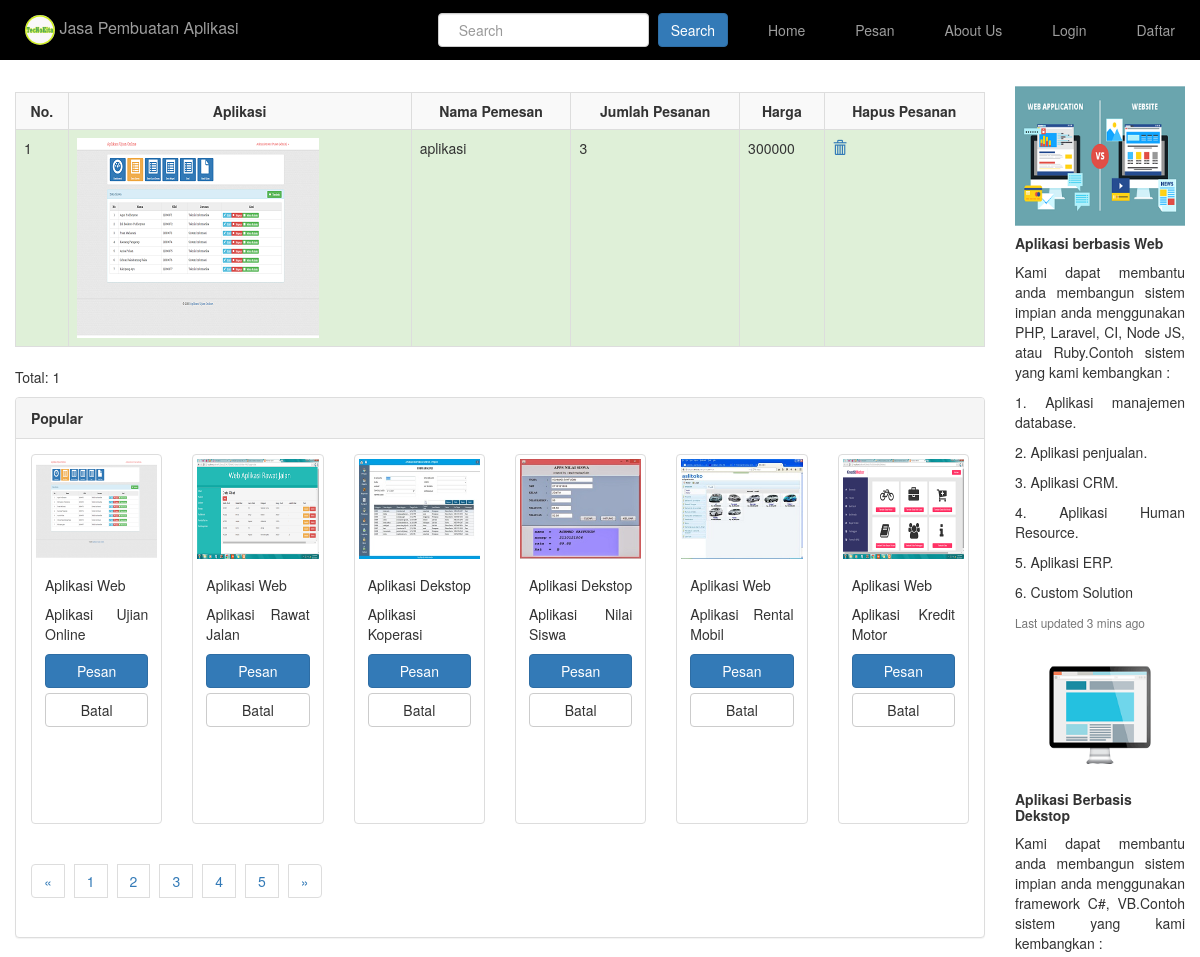
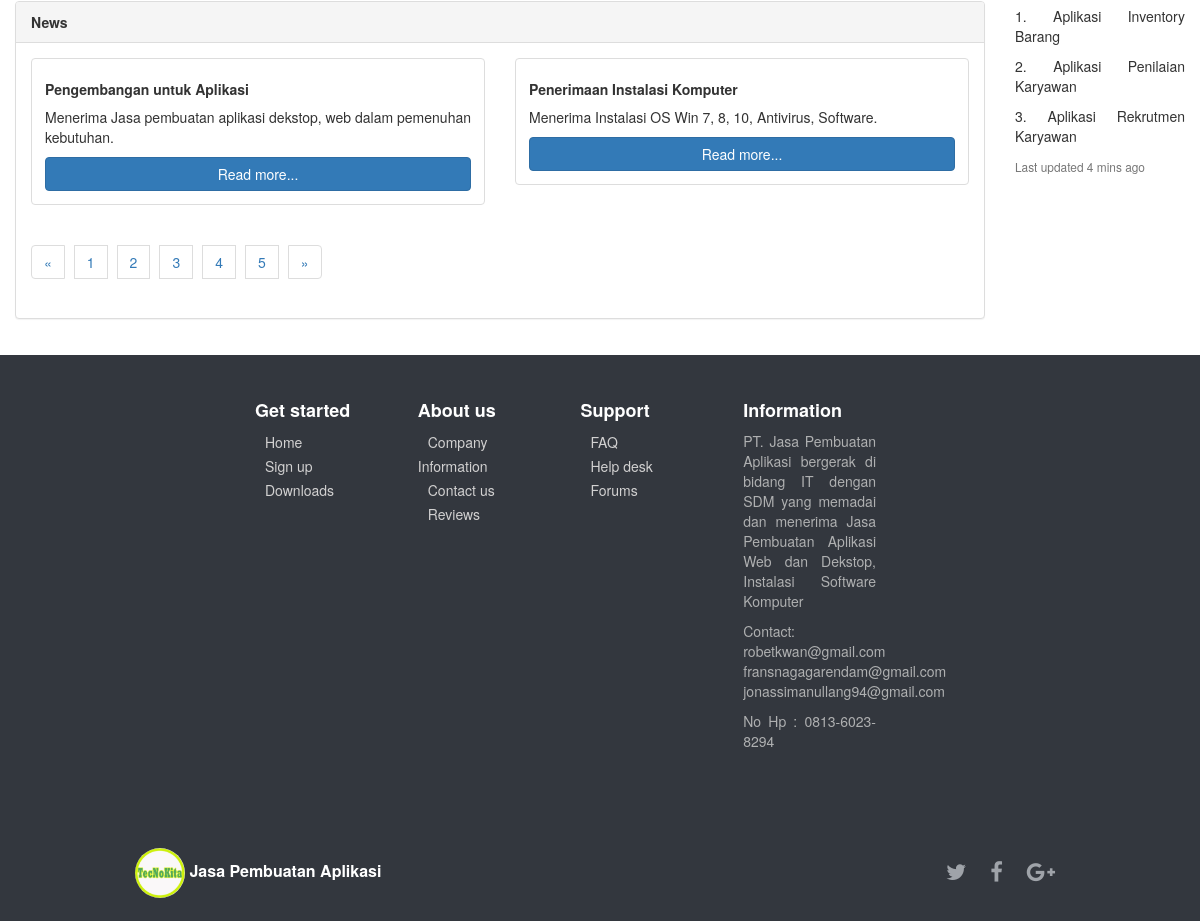
Screenshot of /daftarpesan.php with the database file from the repository (2 pictures, top to bottom).
### tables this page shows
CREATE TABLE `pesan` (
  `id` int(11) NOT NULL,
  `img` varchar(255) NOT NULL,
  `nama` varchar(255) NOT NULL,
  `jlhpesanan` varchar(255) NOT NULL,
  `harga` varchar(255) NOT NULL
);

CREATE TABLE `list` (
  `id` int(11) NOT NULL,
  `img` varchar(35) NOT NULL,
  `nama` varchar(35) NOT NULL,
  `isi` varchar(3000) NOT NULL
);

### daftarpesan.php (the view, shortened to what this page needs)
<!DOCTYPE html>
<html>
<head>
    <link rel="stylesheet" type="text/css" href="css/bootstrap.css">
    <link rel="stylesheet" href="http://cdnjs.cloudflare.com/ajax/libs/font-awesome/4.6.3/css/font-awesome.min.css">
    <link rel="stylesheet" href="http://maxcdn.bootstrapcdn.com/bootstrap/3.3.7/css/bootstrap.min.css">
    <link rel="stylesheet" href="assets/css/Footer-with-logo.css">
    <link href="vendor/bootstrap/css/bootstrap.min.css" rel="stylesheet">
    <link href="css/full-slider.css" rel="stylesheet">
</head>
<body>
<link rel="stylesheet" href="https://cdnjs.cloudflare.com/ajax/libs/twitter-bootstrap/3.3.7/css/bootstrap.min.css">
<nav class="navbar navbar-inverse navbar-static-top" role="navigation">
    <div class="collapse navbar-collapse" id="bs-example-navbar-collapse-1" style="background-color: black">
        <ul class="nav navbar-nav navbar-left">
            <li><a href="#" style="font-size: 16px"><img src="images/logo.jpg" style="width: 30px;height: 30px;border-radius: 20px;" alt="">  Jasa Pembuatan Aplikasi</a>
        </li>
    </ul>
      <ul class="nav navbar-nav navbar-right" style="margin-top: 5px; margin-right: 0px;">
       <form class="navbar-form navbar-left" action="cari.php" method="get">
        <div class="form-group">
                  <input type="text" name="nama" class="form-control" placeholder="Search">
                  <button class="btn btn-primary" style="margin-left: 5px;">Search</button>
             </div>
        </form>
        <li><a href="index.php">Home</a></li>
        <li><a href="daftarpesan.php">Pesan</a></li>
        <li><a href="about.php">About Us</a></li>
        <li><a href="#" onclick="document.getElementById('id01').style.display='block'" style="width:auto;">Login</a></li>
        <li><a href="#" onclick="document.getElementById('id02').style.display='block'" style="width:auto;">Daftar</a></li>
      </ul>
    </div>
</nav>
  <link rel="stylesheet" href="https://maxcdn.bootstrapcdn.com/bootstrap/3.3.7/css/bootstrap.min.css">
<div class="container" style="width: 100%">
<div class="row">
    <div class="col-sm-10">
  <link rel="stylesheet" href="https://maxcdn.bootstrapcdn.com/bootstrap/3.3.7/css/bootstrap.min.css">
 <table class="table table-bordered table-striped table-hover">
        <div class="row">
        <tr>
            <div class="col-sm-6">
              <th style="text-align: center;">No.</th>
            </div>
            <div class="col-sm-6">
              <th style="text-align: center;">Aplikasi</th>
            </div>
            <div class="col-sm-6">
              <th style="text-align: center;">Nama Pemesan</th>
            </div>
            <div class="col-sm-6">
              <th style="text-align: center;">Jumlah Pesanan</th>
            </div>
            <div class="col-sm-6">
              <th style="text-align: center;">Harga</th>
            </div>
            <div class="col-sm-6">
              <th style="text-align: center;">Hapus Pesanan</th>
            </div>
        </tr>
        <?php
        include 'db.php';
        $sql = "SELECT * FROM pesan";
        $query = mysqli_query($con, $sql);
        while($siswa = mysqli_fetch_array($query)){
        ?>
        <tr class="success">
          <div class="col-sm-6">
            <td><?php echo $siswa['id'];?></td>
          </div>
          <div class="col-sm-6">
            <td><img src="images/<?php echo $siswa['img'];?>"></td>
          </div>
          <div class="col-sm-6">
            <td><?php echo $siswa['nama'];?></td>
          </div>
          <div class="col-sm-6">
            <td><?php echo $siswa['jlhpesanan'];?></td>
          </div>
          <div class="col-sm-6">
            <td><?php echo $siswa['harga'];?></td>
          </div>
          <div class="col-sm-6">
            <td><?php echo "<a href='hapus.php?id=".$siswa['id']."'><span class='glyphicon glyphicon-trash'></span></a>";?></span></td>
          </div>
          <?php  }?>
        </tr>
      </div>
    </div>
    <p>Total: <?php echo mysqli_num_rows($query) ?></p>
<div class="panel panel-default">
      <div class="panel-heading"><b>Popular</b></div>
      <div class="panel-body">
<div class="row">
     <?php
     include 'db.php';
      $data = mysqli_query($con,"select * from list");
      while($d = mysqli_fetch_array($data)){
      ?>
       <div class="col-sm-4 col-md-2">
        <div class="thumbnail" style="height: 370px;">
          <img src="images/<?php echo $d['img'];?>" alt="">
          <div class="caption">
            <h5><?php echo $d['nama']; ?></h5>
            <p><?php echo $d['isi']; ?></p>
            <p><a href="#" onclick="document.getElementById('id04').style.display='block'" style="width:auto;" class="btn btn-large btn-block btn-primary" role="button">Pesan</a> <a href="#" class="btn btn-large btn-block btn-default" role="button" style="float: right;">Batal</a></p>
          </div>
        </div>
      </div>
      <?php } ?>
</div>
<nav aria-label="Page navigation">
  <ul class="pagination">
    <li>
      <a href="#" aria-label="Previous">
        <span aria-hidden="true">&laquo;</span>
      </a>
    </li>
    <li><a href="#">1</a></li>
    <li><a href="#">2</a></li>
    <li><a href="#">3</a></li>
    <li><a href="#">4</a></li>
    <li><a href="#">5</a></li>
    <li>
      <a href="#" aria-label="Next">
        <span aria-hidden="true">&raquo;</span>
      </a>
    </li>
  </ul>
</nav>
</div>
</div>
<div class="panel panel-default">
      <div class="panel-heading"><b>News</b></div>
      <div class="panel-body">
<div class="row">
 <div class="col-sm-6">
    <div class="thumbnail">
    <div class="card-body">
      <div class="caption">
        <h5 class="card-title"><b>Pengembangan untuk Aplikasi</b></h5>
        <p class="card-text">Menerima Jasa pembuatan aplikasi dekstop, web dalam pemenuhan kebutuhan.</p>
        <a href="aplikasi.php" class="btn btn-large btn-block btn-primary">Read more...</a>
      </div>
    </div>
  </div>
</div>
  <div class="col-sm-6">
    <div class="thumbnail">
      <div class="card-body">
        <div class="caption">
        <h5 class="card-title"><b>Penerimaan Instalasi Komputer</b></h5>
        <p class="card-text">Menerima Instalasi OS Win 7, 8, 10, Antivirus, Software.</p>
        <a href="instal.php" class="btn btn-large btn-block btn-primary">Read more...</a>
        </div>
      </div>
    </div>
  </div>
</div>
<nav aria-label="Page navigation">
  <ul class="pagination">
    <li>
      <a href="#" aria-label="Previous">
        <span aria-hidden="true">&laquo;</span>
      </a>
    </li>
    <li><a href="#">1</a></li>
    <li><a href="#">2</a></li>
    <li><a href="#">3</a></li>
    <li><a href="#">4</a></li>
    <li><a href="#">5</a></li>
    <li>
      <a href="#" aria-label="Next">
        <span aria-hidden="true">&raquo;</span>
      </a>
    </li>
  </ul>
</nav>
</div>
</div>
</div>
 <div class="col-sm-2">
 <div class="card mb-3">
  <img class="card-img-top" src="img/web.png" alt="Card image cap" style="width: 100%;">
  <div class="card-body">
    <h5 class="card-title"><b>Aplikasi berbasis Web</b></h5>
    <p class="card-text">Kami dapat membantu anda membangun sistem impian anda menggunakan PHP, Laravel, CI, Node JS, atau Ruby.Contoh sistem yang kami kembangkan :</p>
    <p>1. Aplikasi manajemen database.</p>
    <p>2. Aplikasi penjualan.</p>
    <p>3. Aplikasi CRM.</p>
    <p>4. Aplikasi Human Resource.</p>
    <p>5. Aplikasi ERP.</p>
    <p>6. Custom Solution</p>
    <p class="card-text"><small class="text-muted">Last updated 3 mins ago</small></p>
  </div>
</div>
<div class="card mb-3">
  <img class="card-img-top" src="img/dektop.png" alt="Card image cap" style="width: 100%;">
  <div class="card-body">
    <h5 class="card-title"><b>Aplikasi Berbasis Dekstop</b></h5>
    <p class="card-text">Kami dapat membantu anda membangun sistem impian anda menggunakan framework C#, VB.Contoh sistem yang kami kembangkan :</p>
    <p>1. Aplikasi Inventory Barang</p>
    <p>2. Aplikasi Penilaian Karyawan</p>
    <p>3. Aplikasi Rekrutmen Karyawan</p>
    <p class="card-text"><small class="text-muted">Last updated 4 mins ago</small></p>
  </div>
</div>
</div>
</div>
<footer id="myFooter">
        <div class="container" style="width: 80%; float: right;">
            <div class="row" style="width: 70%">
                <div class="col-sm-3">
                    <h5>Get started</h5>
                    <ul>
                        <li><a href="#">Home</a></li>
                        <li><a href="#">Sign up</a></li>
                        <li><a href="#">Downloads</a></li>
                    </ul>
                </div>
                <div class="col-sm-3">
                    <h5>About us</h5>
                    <ul>
                        <li><a href="#">Company Information</a></li>
                        <li><a href="#">Contact us</a></li>
                        <li><a href="#">Reviews</a></li>
                    </ul>
                </div>
                <div class="col-sm-3">
                    <h5>Support</h5>
                    <ul>
                        <li><a href="#">FAQ</a></li>
                        <li><a href="#">Help desk</a></li>
                        <li><a href="#">Forums</a></li>
                    </ul>
                </div>
                <div class="col-sm-3 info">
                     <h5>Information</h5>
                     <p> PT. Jasa Pembuatan Aplikasi bergerak di bidang IT dengan SDM yang memadai dan menerima Jasa Pembuatan Aplikasi Web dan Dekstop, Instalasi Software Komputer</p>
                    <p>Contact: robetkwan@gmail.com fransnagagarendam@gmail.com jonassimanullang94@gmail.com</p>
                    <p>No Hp  : 0813-6023-8294</p>
                </div>
            </div>
        </div>
        <div class="second-bar">
           <div class="container" style="width: 80%;">
                <h2 class="logo"><a href="#" style="font-size: 16px"><img src="images/logo.jpg" style="width: 50px;height: 50px;border-radius: 30px;">  Jasa Pembuatan Aplikasi</a></h2>
                <div class="social-icons">
                    <a href="#" class="twitter"><i class="fa fa-twitter"></i></a>
                    <a href="#" class="facebook"><i class="fa fa-facebook"></i></a>
                    <a href="#" class="google"><i class="fa fa-google-plus"></i></a>
                </div>
            </div>
        </div>
    </footer>
</body>
</html>

### assets/css/Footer-with-logo.css (style rules this page uses)
#myFooter { background-color: #3a3f46; color: white; }
#myFooter .row { margin-bottom: 60px; }
#myFooter .info { text-align: justify; color: #afb0b1; }
#myFooter ul { list-style-type: none; padding-left: 0; line-height: 1.7; }
#myFooter h5 { font-size: 18px; color: white; font-weight: bold; margin-top: 30px; }
#myFooter .logo { margin-top: 10px; }
#myFooter .second-bar .logo a { color:white; font-size: 28px; float: left; font-weight: bold; line-height: 68px; margin: 0; padding: 0; }
#myFooter a { color: #d2d1d1; text-decoration: none; }
#myFooter .second-bar { text-align: center; background-color: #33373e; text-align: center; }
#myFooter .second-bar a { font-size: 22px; color: #9fa3a9; padding: 10px; transition: 0.2s; line-height: 68px; }
#myFooter .social-icons { float:right; }
html { height: 100%; }
body { display: flex; display: -webkit-flex; flex-direction: column; -webkit-flex-direction: column; height: 100%; }
#myFooter { flex: 0 0 auto; -webkit-flex: 0 0 auto; }

### daftarpesan.php (style rules this page uses)
li a { margin-right: 10px; text-decoration: none; color: white; margin-left: 10px; }
li { text-decoration: none; }
.form-group { margin-left: 10px; }
p { text-align: justify; }
input[type=text], input[type=password], input[type=email] { width: 100%; padding: 12px 20px; display: inline-block; border: 1px solid #ccc; box-sizing: border-box; }
.container { padding: 16px; }
.container { width: 80%; }

### rows the page displays
pesan: id "1", img (picture), nama "aplikasi", jlhpesanan "3", harga "300000"
list: img (picture), nama "Aplikasi Web", isi "Aplikasi Ujian Online"
list: img (picture), nama "Aplikasi Web", isi "Aplikasi Rawat Jalan"
list: img (picture), nama "Aplikasi Dekstop", isi "Aplikasi Koperasi"
list: img (picture), nama "Aplikasi Dekstop", isi "Aplikasi Nilai Siswa"
list: img (picture), nama "Aplikasi Web", isi "Aplikasi Rental Mobil"
list: img (picture), nama "Aplikasi Web", isi "Aplikasi Kredit Motor"

### other values shown
mysqli_num_rows($query) "1"
